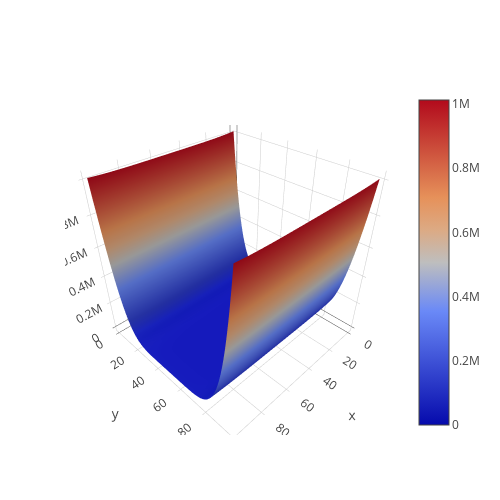

Notebook source saved alongside this figure:
### Code cell
func14 = lambda x: (1-x[0]**3)**2 + (x[1])**4
show_func(func14)

### Figure 1 — Plotly figure (JSON) as saved in the notebook; plotly's stock layout.template omitted (floating-point values rounded to 4 significant figures; data arrays with more than 128 entries replaced by an {"elided": "..."} marker saying what was removed)
{"data": [{"type": "surface", "z": {"elided": "100x100 float values"}}], "layout": {"autosize": false, "height": 500, "margin": {"b": 65, "l": 65, "r": 50, "t": 90}, "width": 500}}
